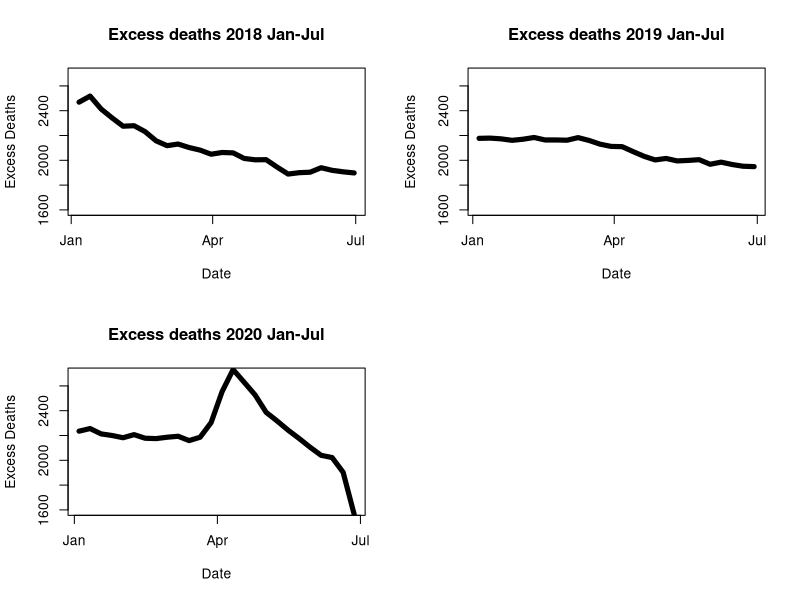
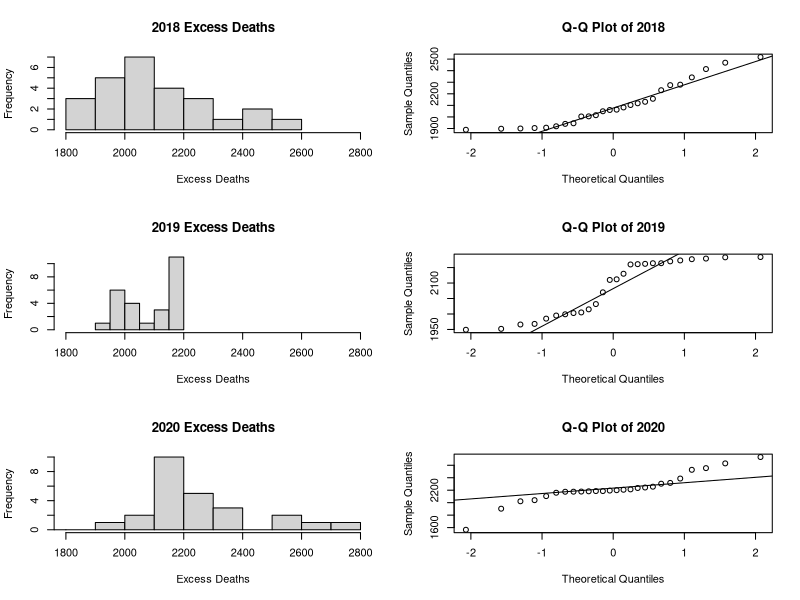
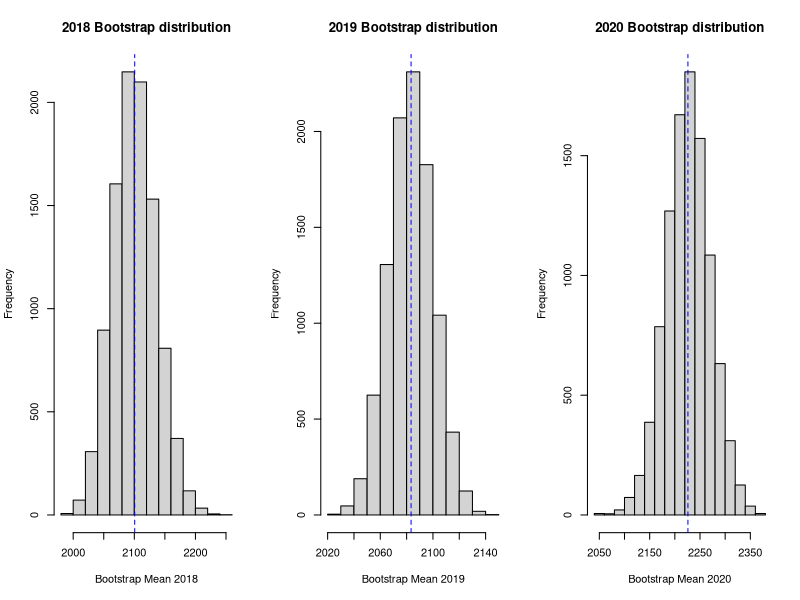
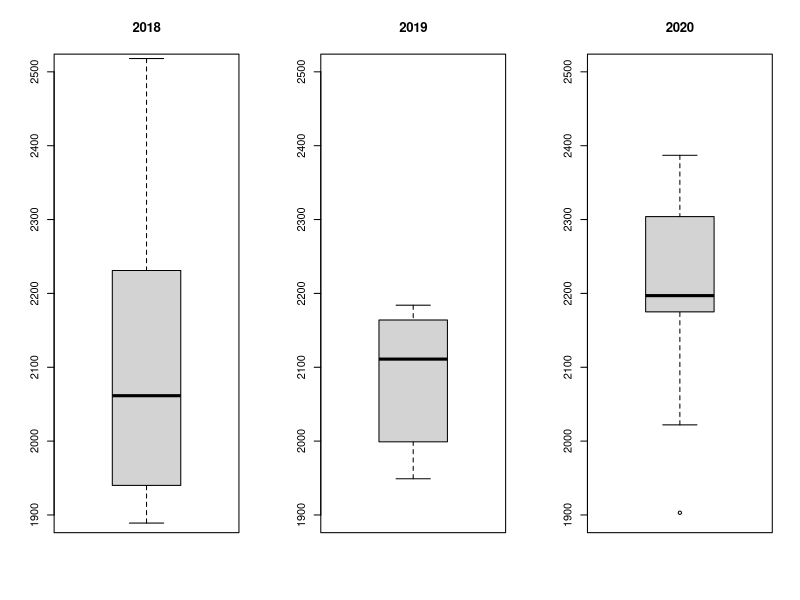
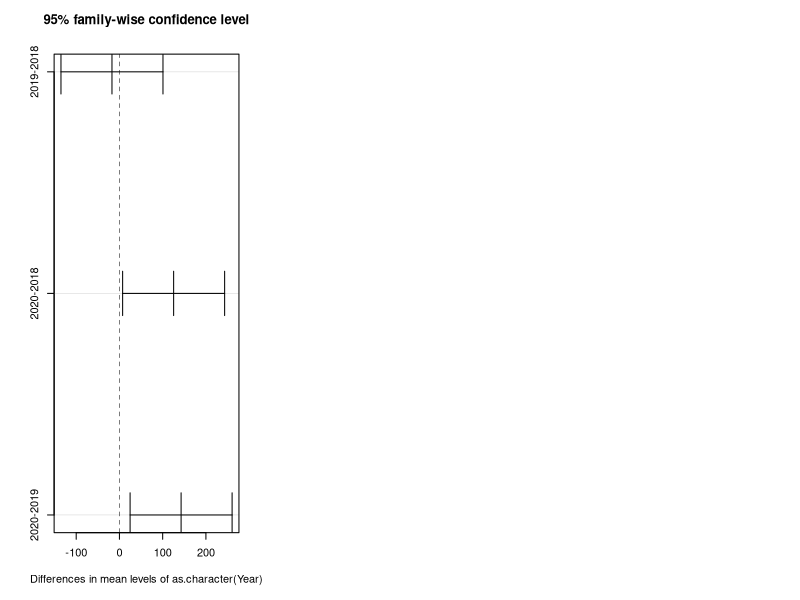
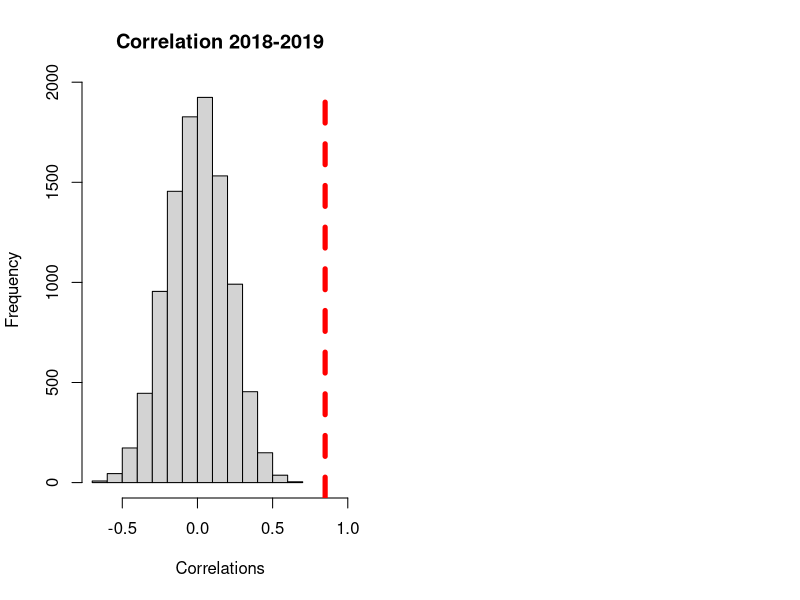

R code for these plots, in order: (Note: this script raises an error after producing the figures.)
## ---- chunk 1
knitr::opts_chunk$set(echo = TRUE)
## ---- chunk 2
# Libraries
library(tidyverse)
## ---- chunk 3
# Importing data
set.seed(2022)
deaths <- read.csv('Excess_Deaths_Associated_with_COVID-19.csv', header=TRUE)
colnames(deaths)[1] <- 'Week.Ending.Date'
deaths$Week.Ending.Date <- as.Date(deaths$Week.Ending.Date)
deaths <- deaths %>% na.omit()

# Data is total excess deaths per week from 2017-01-01-2020-06-30
deaths %>% group_by(Week.Ending.Date) %>% summarise(total = round(mean(Observed.Number))) -> total_deaths

year2018 <- total_deaths %>% filter(Week.Ending.Date <= '2018-06-30' & Week.Ending.Date >= '2018-01-01') %>% mutate(Year = 2018)
year2019 <- total_deaths %>% filter(Week.Ending.Date <= '2019-06-30' & Week.Ending.Date >= '2019-01-01') %>% mutate(Year = 2019)
year2020 <- total_deaths %>% filter(Week.Ending.Date >= '2020-01-01' & Week.Ending.Date <= '2020-06-30') %>% mutate(Year = 2020)

anova <- bind_rows(year2018, year2019, year2020)
## ---- chunk 4
# Looking into data
par(mfrow = c(2, 2))
plot(y = year2018$total, xlab = 'Date', ylab = 'Excess Deaths',x = year2018$Week.Ending.Date, type = 'l', ylim = c(1600, 2700), main = 'Excess deaths 2018 Jan-Jul', lwd = 5)
plot(y = year2019$total, xlab = 'Date', ylab = 'Excess Deaths',x = year2019$Week.Ending.Date, type = 'l', ylim = c(1600, 2700), main = 'Excess deaths 2019 Jan-Jul', lwd = 5)
plot(y = year2020$total, xlab = 'Date', ylab = 'Excess Deaths',x = year2020$Week.Ending.Date, type = 'l', ylim = c(1600, 2700), main = 'Excess deaths 2020 Jan-Jul', lwd = 5)
## ---- chunk 5
par(mfrow = c(3, 2))
hist(year2018$total, main = "2018 Excess Deaths", xlab="Excess Deaths", ylab="Frequency", xlim = c(1800, 2800), breaks = 8)
qqnorm(year2018$total, main = "Q-Q Plot of 2018")
qqline(year2018$total)

hist(year2019$total, main = "2019 Excess Deaths", xlab="Excess Deaths", ylab="Frequency", xlim = c(1800, 2800), breaks = 5 )
qqnorm(year2019$total, main = "Q-Q Plot of 2019")
qqline(year2019$total)

hist(year2020$total, main = "2020 Excess Deaths", xlab="Excess Deaths", ylab="Frequency", xlim = c(1800, 2800), breaks = 10)
qqnorm(year2020$total, main = "Q-Q Plot of 2020")
qqline(year2020$total)
## ---- chunk 6
set.seed(2022)
deaths <- read.csv('Excess_Deaths_Associated_with_COVID-19.csv', header=TRUE, stringsAsFactors = FALSE)
options(max.print=999999)


n2018 <- length(year2018$total)

N <- 10^4
samp2018 <- 1:N
samp2019 <- 1:N
samp2020 <- 1:N
for (i in 1:N)
{
  samp2018[i] <- mean(sample(year2018$total, n2018, replace = TRUE))
  samp2019[i] <- mean(sample(year2019$total, n2018, replace = TRUE))
  samp2020[i] <- mean(sample(year2020$total, n2018, replace = TRUE))
}

par(mfrow = c(1, 3))
hist(samp2018, main = "2018 Bootstrap distribution", xlab="Bootstrap Mean 2018") 
abline(v = mean(year2018$total) , col = "blue", lty = 2)

hist(samp2019, main = "2019 Bootstrap distribution", xlab="Bootstrap Mean 2019") 
abline(v = mean(year2019$total) , col = "blue", lty = 2)

hist(samp2020, main = "2020 Bootstrap distribution", xlab="Bootstrap Mean 2020") 
abline(v = mean(year2020$total) , col = "blue", lty = 2)
## ---- chunk 7
# 90% CI for mean of 2018
quantile(samp2018, c(0.025, 0.975))

# 90% CI for mean of 2019
quantile(samp2019, c(0.025, 0.975))

# 90% CI for mean of 2020
quantile(samp2020, c(0.025, 0.975))
## ---- chunk 8
# Difference in means t-test, unequal variance
# Ho: mu.diff = 0
# Ha: mu.diff <> 0
t.test(year2019$total, year2020$total, var.equal = FALSE)

## ---- chunk 9
# boxplot plot to show variance
par(mfrow = c(1, 3))
boxplot(year2018$total, ylim = c(1900, 2500), main = '2018')
boxplot(year2019$total, ylim = c(1900, 2500), main = '2019')
boxplot(year2020$total, ylim = c(1900, 2500), main = '2020')
## ---- chunk 10
# F-test
# 2020-2019
var(year2020$total) / var(year2019$total)
# 2019-2018
var(year2018$total) / var(year2019$total)
# value > 4 assume unequal variance
## ---- chunk 11
# ANOVA
summary(aov(total ~ Year, data = anova))

aov_model <- aov(total ~ as.character(Year), data = anova)

plot(TukeyHSD(aov_model))
## ---- chunk 12
TukeyHSD(aov_model)
## ---- chunk 13
# Permutation

# Ho: cor = 0
# Ha: cor <> 0
# comparing 2019 and 2018
N <- 10^4
n <- length(year2019$total) # number of observations
result1 <- 1:N
observed1 <- cor(year2018$total, year2019$total)
for (i in 1:N)
{
index <- sample(n, replace=FALSE)
Short.permuted <- year2018$total[index]
result1[i] <- cor(Short.permuted, year2019$total)
}
## ---- chunk 14
# Ho: cor = 0
# Ha: cor <> 0
# Correlation Test using Permutation

N <- 10^4
n <- length(year2019$total) # number of observations
result2 <- 1:N
observed2 <- cor(year2019$total, year2020$total)
for (i in 1:N)
{
index <- sample(n, replace=FALSE)
Short.permuted <- year2020$total[index]
result2[i] <- cor(Short.permuted, year2019$total)
}
## ---- chunk 15
par(mfrow = c(1, 2))
hist(result1, main = 'Correlation 2018-2019', xlim = c(-0.7, 1), xlab = 'Correlations')
abline(v = observed1, col = 'red', lwd = 5,lty = 2)

2*(sum(observed1 <= result) + 1) / (N + 1)

hist(result2, main = 'Correlation 2019-220', xlab = 'Correlations')
abline(v = observed2, col = 'red', lty = 2, lwd = 5)

2*(sum(observed2 <= result) + 1) / (N + 1)
## ---- chunk 16
# Regression
model.lm <-lm(year2019$total ~ year2018$total)
model.lm.summary<-summary(model.lm)
model.lm.summary
## ---- chunk 17
model.lm <-lm(year2020$total~year2019$total)
model.lm.summary<-summary(model.lm)
model.lm.summary
